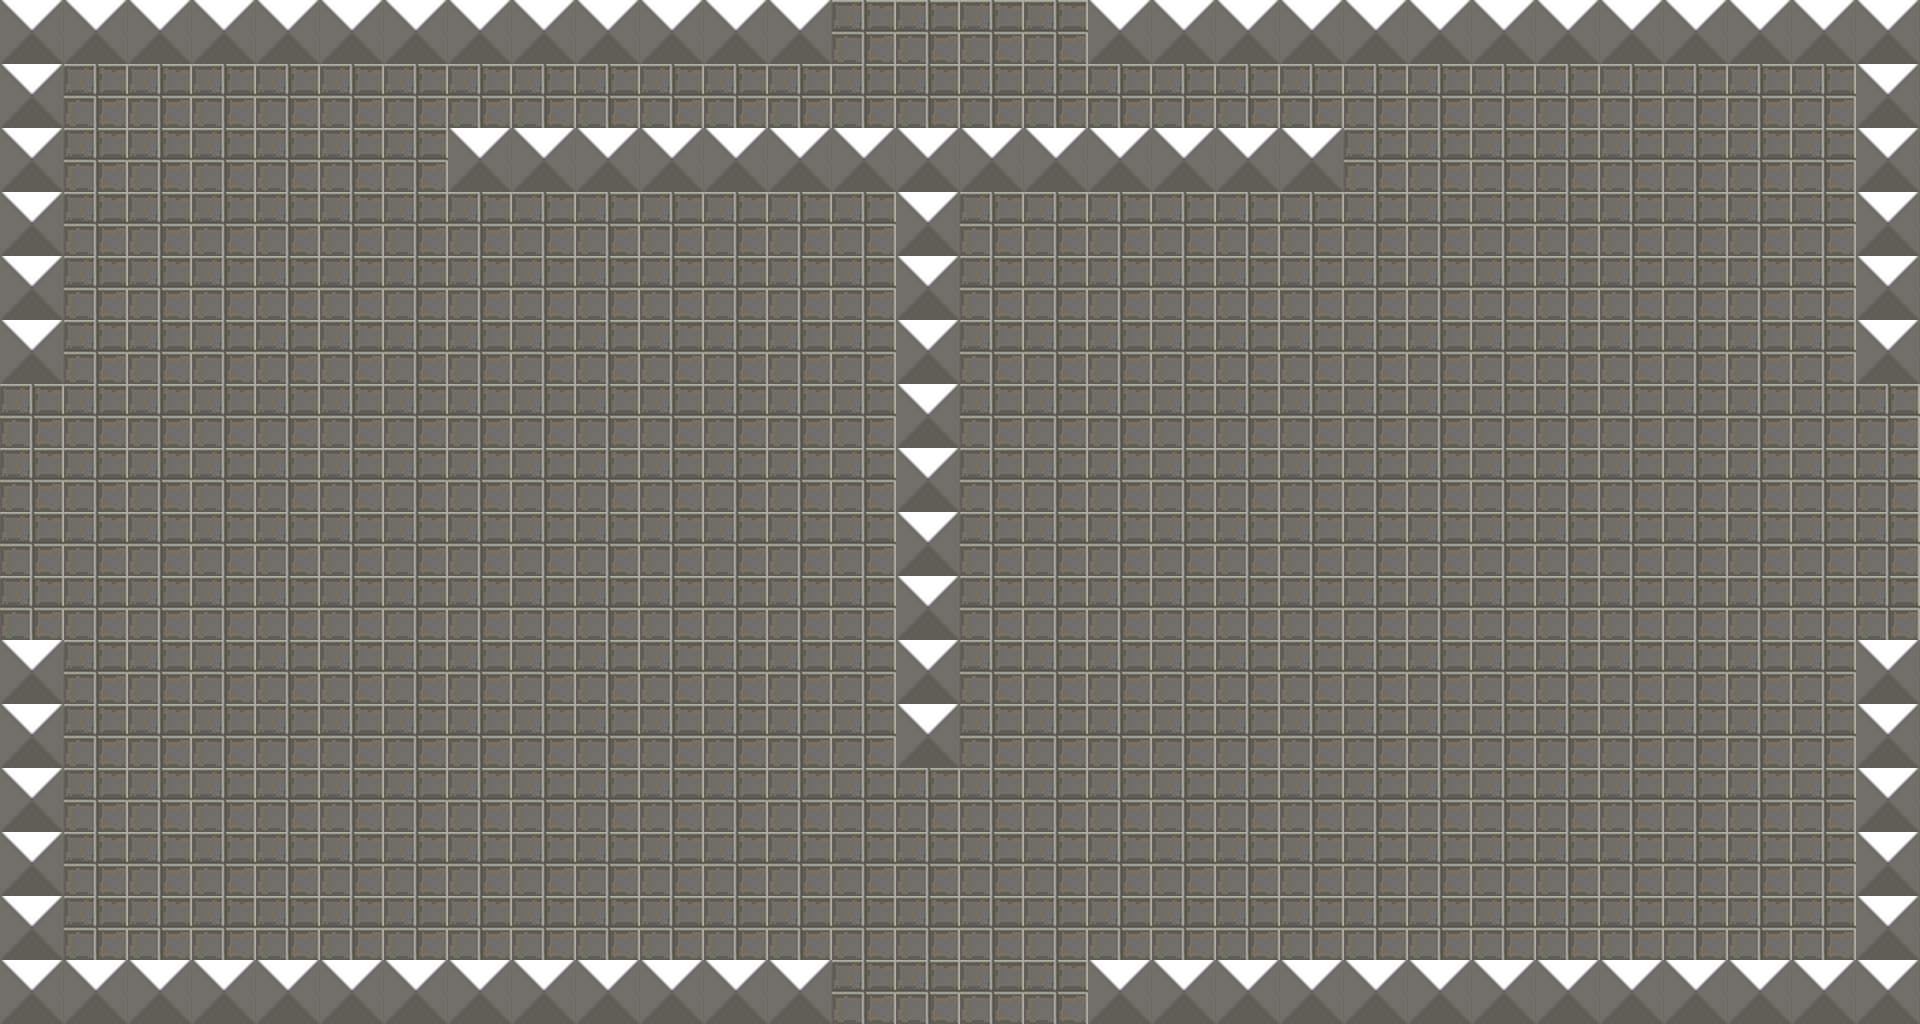

A 2D game scene composited from a Tiled map and its tileset images. What follows is a short description and the map's XML, with each tile layer's data collapsed to a summary:
An orthogonal 30x16 tile map with 64x64 px tiles, 2 tile layers (Floor, Walls), 5 hidden layers not drawn and 20 objects.

<map version="1.10" tiledversion="1.10.2" orientation="orthogonal" renderorder="right-down" width="30" height="16" tilewidth="64" tileheight="64" infinite="0" nextlayerid="22" nextobjectid="52">
 <editorsettings>
  <export target="test_treasure.lua" format="lua" />
 </editorsettings>
 <tileset firstgid="1" name="shitty_tileset" tilewidth="64" tileheight="64" tilecount="4" columns="4">
  <image source="../sprites/tilesets/shitty_tileset.png" width="256" height="64" />
 </tileset>
 <layer id="1" name="Floor" width="30" height="16">
  <data>[480 cells, 480 non-empty, 1 distinct tile ids]</data>
 </layer>
 <layer id="2" name="Walls" width="30" height="16">
  <data>[480 cells, 95 non-empty, 1 distinct tile ids]</data>
 </layer>
 <objectgroup id="3" name="Collisions" visible="0">
  <object id="19" x="0" y="960" width="832" height="64" />
  <object id="20" x="0" y="640" width="64" height="320" />
  <object id="21" x="0" y="0" width="64" height="384" />
  <object id="22" x="64" y="0" width="768" height="64" />
  <object id="25" x="1856" y="640" width="64" height="384" />
  <object id="26" x="1088" y="960" width="768" height="64" />
  <object id="27" x="1856" y="0" width="64" height="384" />
  <object id="28" x="1088" y="0" width="768" height="64" />
 </objectgroup>
 <objectgroup id="4" name="Left Exit" visible="0">
  <object id="37" x="0" y="384" width="17.1712" height="254.769" />
 </objectgroup>
 <objectgroup id="5" name="Right Exit" visible="0">
  <object id="39" x="1907.72" y="384" width="12.2774" height="256.487" />
 </objectgroup>
 <objectgroup id="6" name="Top Exit" visible="0">
  <object id="40" x="832" y="0" width="251.504" height="15.4541" />
 </objectgroup>
 <objectgroup id="7" name="Bottom Exit" visible="0">
  <object id="41" x="832" y="1009.67" width="256.655" height="14.3322" />
 </objectgroup>
 <objectgroup id="9" name="Left Enter" visible="0">
  <object id="44" x="128.784" y="513.419">
   <point />
  </object>
 </objectgroup>
 <objectgroup id="10" name="Right Enter" visible="0">
  <object id="45" x="1790.96" y="513.419">
   <point />
  </object>
 </objectgroup>
 <objectgroup id="11" name="Top Enter" visible="0">
  <object id="46" x="956.437" y="161.409">
   <point />
  </object>
 </objectgroup>
 <objectgroup id="12" name="Bottom Enter" visible="0">
  <object id="47" x="958.154" y="834.521">
   <point />
  </object>
 </objectgroup>
 <objectgroup id="13" name="Top Blocked" visible="0">
  <object id="48" x="832" y="0" width="256" height="64" />
 </objectgroup>
 <objectgroup id="14" name="Left Blocked" visible="0">
  <object id="49" x="0" y="384" width="64" height="256" />
 </objectgroup>
 <layer id="21" name="PathFinding" width="30" height="16" visible="0">
  <data>[480 cells, 480 non-empty, 2 distinct tile ids]</data>
 </layer>
 <objectgroup id="15" name="Right Blocked" visible="0">
  <object id="50" x="1856" y="384" width="64" height="256" />
 </objectgroup>
 <objectgroup id="16" name="Bottom Blocked" visible="0">
  <object id="51" x="832" y="960" width="256" height="64" />
 </objectgroup>
 <layer id="17" name="Closed Top" width="30" height="16" visible="0">
  <data>[480 cells, 4 non-empty, 1 distinct tile ids]</data>
 </layer>
 <layer id="18" name="Closed Bottom" width="30" height="16" visible="0">
  <data>[480 cells, 4 non-empty, 1 distinct tile ids]</data>
 </layer>
 <layer id="19" name="Closed Left" width="30" height="16" visible="0">
  <data>[480 cells, 4 non-empty, 1 distinct tile ids]</data>
 </layer>
 <layer id="20" name="Closed Right" width="30" height="16" visible="0">
  <data>[480 cells, 4 non-empty, 1 distinct tile ids]</data>
 </layer>
</map>
